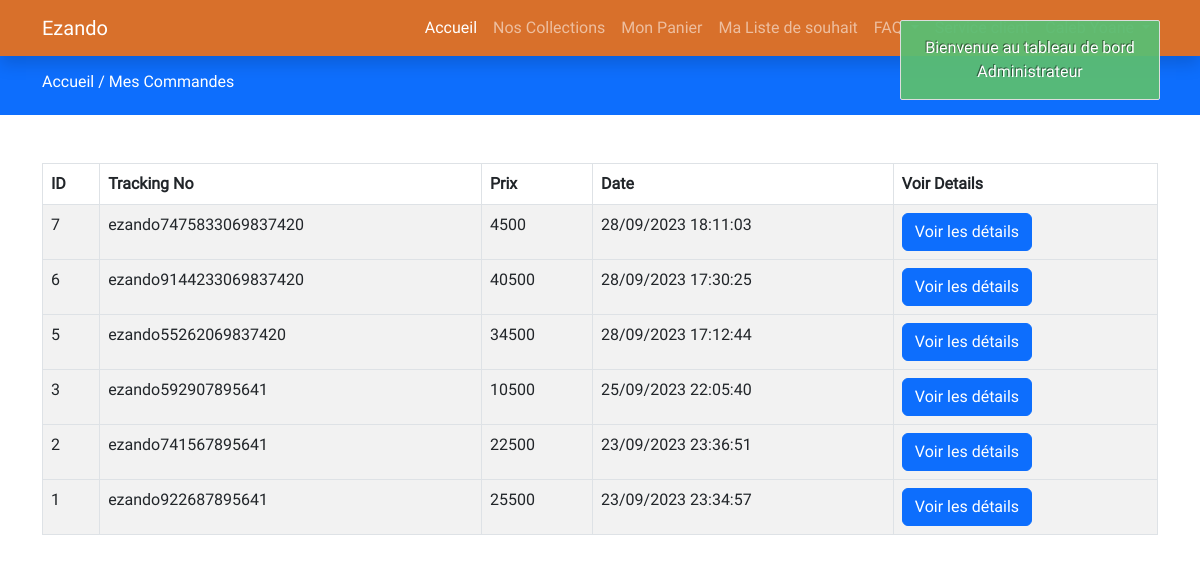
The page /my-orders.php (signed in) on the database its author committed.
### tables this page shows
CREATE TABLE IF NOT EXISTS `orders` (
  `id` int NOT NULL AUTO_INCREMENT,
  `tracking_no` varchar(191) NOT NULL,
  `user_id` int NOT NULL,
  `name` varchar(191) NOT NULL,
  `email` varchar(191) NOT NULL,
  `phone` varchar(191) NOT NULL,
  `address` mediumtext NOT NULL,
  `pinCode` int NOT NULL,
  `total_price` int NOT NULL,
  `payment_mode` varchar(191) NOT NULL,
  `payment_id` varchar(191) DEFAULT NULL,
  `status` tinyint NOT NULL DEFAULT '0',
  `comments` varchar(255) DEFAULT NULL,
  `created_at` timestamp NOT NULL DEFAULT CURRENT_TIMESTAMP,
  PRIMARY KEY (`id`)
);

### utilsClient/UtilsDB.php (called while the page is built, shortened)
<?php
class UtilsClientDB {
    public static function checkConnection(string $dataBase){
        $dsn = [PDO::ATTR_ERRMODE, PDO::ERRMODE_EXCEPTION];
        $connect = new ConnectAnyDataBase( $dataBase, $dsn);
        $initConnect = $connect->connectToMySQLWithPDO()->initConnect();
        if(gettype($initConnect) !="string"){
            return true;
        }else{
            return false;
        }
    }
    public static function getResultWithConditionAndOrding(string $dataBase, string $tableName, array $column, array $closures, array $operators, array $logicOperator, array $columnOrder, string $ordingCurrent , array $values){
        $dsn = [PDO::ATTR_ERRMODE, PDO::ERRMODE_EXCEPTION];
        $connect = new ConnectAnyDataBase( $dataBase, $dsn);
        $initConnect = $connect->connectToMySQLWithPDO()->initConnect();
        $getResultWithClosureAndOrding = UtilsDB::getResultWithClosureAndOrder($initConnect, $tableName, $column, $closures, $operators, $logicOperator, $columnOrder, $ordingCurrent,$values);
        return $getResultWithClosureAndOrding;
    }
}
?>

### includes/includes_params.php (called while the page is built, shortened)
<?php
require_once("admin/utils/UtilsDB.php");
require_once("utilsClient/UtilsDB.php");
require_once("utilsClient/Utils.php");
$database = "ezando";
$checkConn = UtilsClientDB::checkConnection($database);
?>

### admin/utils/UtilsDB.php (called while the page is built, shortened)
<?php
class UtilsDB{
  public static function getResultWithClosureAndOrder(PDO $objectPDO, string $tableName, array $columnsSelect,  array $closures, array $operators, array $logicOperator, array $columnOrder, string $ordingCurrent, array $values){
                $strColumsSelect = "";
        $i = 0;
        while($i < count($columnsSelect)){
            if($i==0){
                $strColumsSelect .= $columnsSelect[0];
            }
            $i++;
        }
        $k = 0;
        $strColumnClosure = "";
        while($k < count($closures)){
            if($k==0){
                $strColumnClosure .= $closures[0]." ".$operators[0]." ? ";
            }
             $k++;
        }
        $l = 0;
        $strColumnOrder = "";
        while($l < count($columnOrder)){
            if($l==0){
                $strColumnOrder .= $columnOrder[0];
            }
            $l++;
        }
        $sqlClosure = "SELECT {$strColumsSelect}  FROM {$tableName} WHERE {$strColumnClosure} ORDER BY {$strColumnOrder} {$ordingCurrent}";
        $queryPrepare = $objectPDO ->prepare($sqlClosure);
        $queryPrepare->execute($values);
        $queryResult = $queryPrepare -> fetchAll(PDO::FETCH_NUM);
        $numRowsResult = $queryPrepare->rowCount();
        return ["result" => $queryResult, "rowTotals" => $numRowsResult];
  }
}
?>

### utilsClient/Utils.php (called while the page is built, shortened)
<?php
class UtilsClient{
    public static function getOrdersItems(string $database,string $tableNameOrder,  string $columnNameFilterUser, string $valueFilterUser, array $ordingColumns, string $ordingCurrent){
          $closure = [ $columnNameFilterUser];
          $operators = ["="];
          $logicOperator = [""];
          $columnSelect = ["*"];
          $values = [ $valueFilterUser];
        $getResult = UtilsClientDB::getResultWithConditionAndOrding(
            $database,
            $tableNameOrder,
            $columnSelect,
            $closure,
            $operators,
            $logicOperator,
            $ordingColumns,
            $ordingCurrent,
            $values
        );
        return $getResult;
    }
    public static function getDateInAnyFormat (string $date, string $langageFormat, string $dateFormat){
        $arrayYearAndMonth = explode("-", $date);
                $day ="";
                $month = "";
                $year = "";
                $hours = "";
                if(gettype($arrayYearAndMonth) != "boolean"){
                    $dayAndHours = explode(" ",$arrayYearAndMonth[count($arrayYearAndMonth) - 1]);
                    if(gettype($dayAndHours) != "boolean"){
                        $day .= $dayAndHours[0];
                        $hours .= $dayAndHours[1];
                    }else{
                        $day .= "";
                        $hours .="";
                    }
                    $month .= $arrayYearAndMonth[1];
                    $year .= $arrayYearAndMonth[0];
                }else{
                    $day .= "";
                    $month .= "";
                    $year .= "";
                }
        $dateF = "";
        switch ($langageFormat) {
            case 'french':
                switch ($dateFormat) {
                    case 'digit':
                        $monthLetter = "";
                        if($day !="" && $month !="" && $year !=""){
                            $dateF .= $day . "/" . $month . "/" . $year;
                        }else{
                            $monthLetter .= "";
                            $dateF .= "";
                        }
                        break;
                }
                break;
        }
        $dateWithHours ="";
         if ($dateF !="" && $hours !="") {
            $dateWithHours .= $dateF . " " . $hours;
         } else {
            $dateWithHours .= "";
         }
        return ["simpleDate" =>$dateF, "dateComplet" => $dateWithHours];
    }
}
?>

### my-orders.php (the view, shortened to what this page needs)
<?php
include("includes/header.php");
include_once("includes/includes_params.php");
if ($checkConn) {
?>
<div class="py-3 bg-primary">
    <div class="container">
        <h6 class="text-white">
            <a href="index.php" class="text-decoration-none text-white">
                Accueil /
            </a>
            <a href="my-orders.php" class="text-decoration-none text-white">
                Mes Commandes
            </a>
        </h6>
    </div>
</div>
<?php
$tableNameOrder= "orders";
$columnNameFilterUser = "user_id";
$valueFilterUser = $_SESSION['auth_user']['user_id'];
$ordingColumns = ["id"];
$ordingCurrent = "DESC";
    $arrayOrder = UtilsClient::getOrdersItems(
       $database,
       $tableNameOrder,
       $columnNameFilterUser,
       $valueFilterUser,
       $ordingColumns,
       $ordingCurrent
    );
    $resultOrder = $arrayOrder["result"];
    $num_row_count =  $arrayOrder["rowTotals"];
?>
<div class="py-5">
    <div class="container">
        <div class="">
            <div class="row">
                <div class="col-md-12">
                    <table class="table table-bordered table-striped">
                        <thead>
                            <tr>
                                <th>ID</th>
                                <th>Tracking No</th>
                                <th>Prix</th>
                                <th>Date</th>
                                <th>Voir Details</th>
                            </tr>
                        </thead>
                        <?php
                        if(
                          $num_row_count >0
                        ){
                        ?>
                        <?php
                        foreach ($resultOrder as $item) {
                            $date = UtilsClient::getDateInAnyFormat($item[13], "french", "digit")["dateComplet"];
                            ?>
                        <tbody>
                            <tr>
                                <td><?= $item[0] ?></td>
                                <td><?= $item[1] ?></td>
                                <td><?= $item[8] ?></td>
                                <td><?= $date  ?></td>
                                <td><a href="view-order.php?t=<?= $item[1] ?>" class="btn btn-primary">Voir les
                                        détails</a></td>
                            </tr>
                            <?php
                        }
                       }else{
                        ?>
                            <tr>
                                <td colspan="5">Aucune commande</td>
                            </tr>
                            <?php
                       }
                       ?>
                        </tbody>
                    </table>
                </div>
            </div>
        </div>
    </div>
</div>
<?php include("includes/footer.php"); ?>
<?php }else {
    require_once("error-config.php");
} ?>

### rows shown on the page
orders: id "7", tracking_no "ezando7475833069837420", total_price "4500", created_at "28/09/2023 18:11:03"
orders: id "6", tracking_no "ezando9144233069837420", total_price "40500", created_at "28/09/2023 17:30:25"
orders: id "5", tracking_no "ezando55262069837420", total_price "34500", created_at "28/09/2023 17:12:44"
orders: id "3", tracking_no "ezando592907895641", total_price "10500", created_at "25/09/2023 22:05:40"
orders: id "2", tracking_no "ezando741567895641", total_price "22500", created_at "23/09/2023 23:36:51"
orders: id "1", tracking_no "ezando922687895641", total_price "25500", created_at "23/09/2023 23:34:57"
